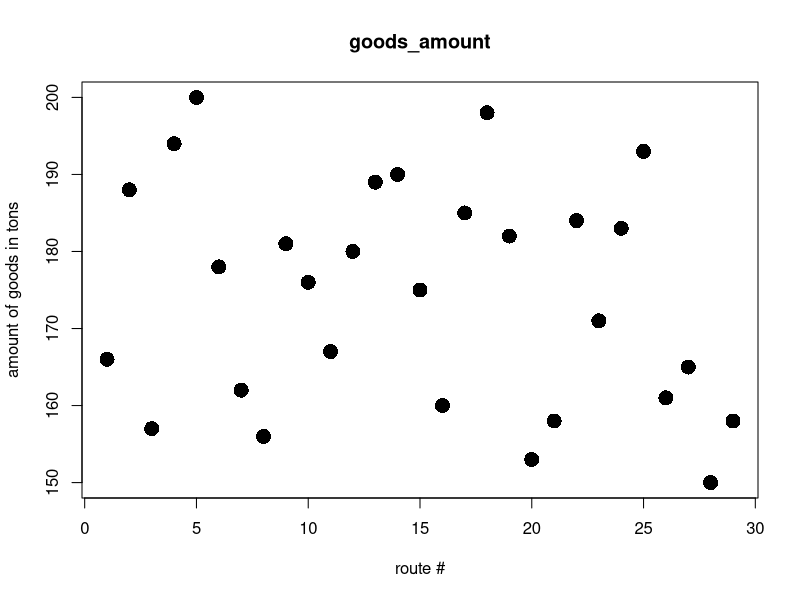
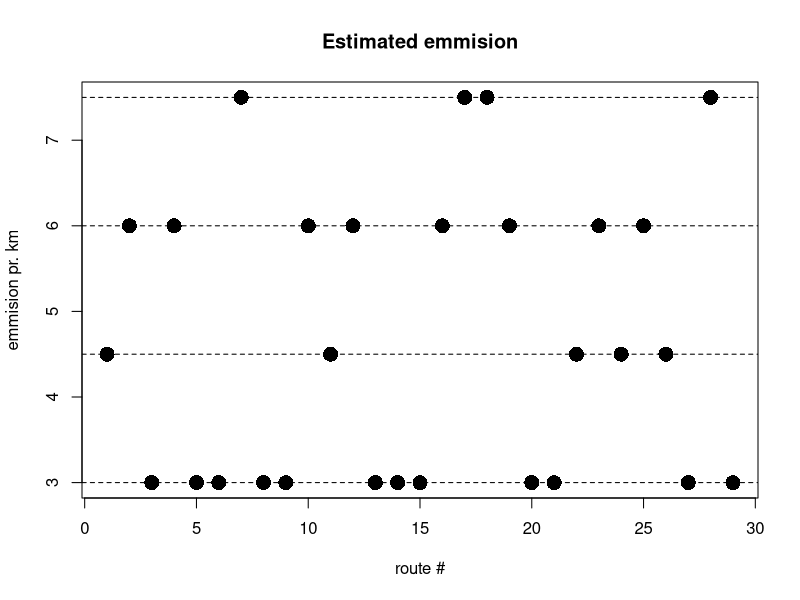
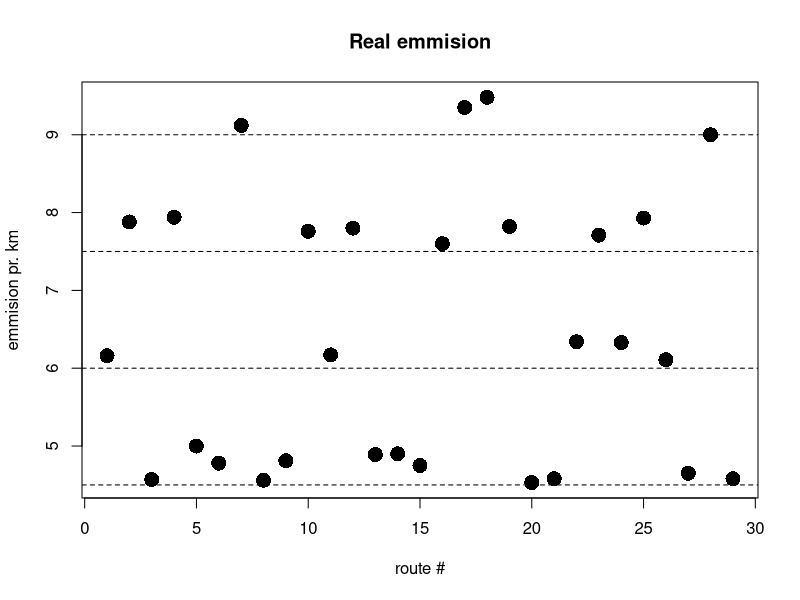

Write R code to recreate these figures, in order.
#Create data frame
setwd("C:/C/github/code/projects/containerTransport/Rscripts")
print(getwd())
dataS <- read.csv(file = "emPredictionData.csv", header = FALSE, sep=",")
data <- head(dataS,-1)
data

df <- data.frame(
  X2 = as.numeric(c(data$V3)),
  X1 = as.numeric(c(data$V2)),
  Y = c(c(as.numeric(data$V4)) / c(as.numeric(data$V5)))
)

#fit multiple linear regression model
model <- lm(Y ~ X2 / X1, data = df)
summary(model)

#prediction
new <- data.frame(X1 = 164, X2 = 3)
prePerKM <- predict(model, newdata = new)
prePerKM *  6582

##### -- Plots -- ######
#goods amount X1
plot(df$X1, xlab = "route #", ylab = "amount of goods in tons", main = "goods_amount",
     pch = 16, cex = 2)

#estimated emmision X2
plot(df$X2, xlab = "route #", ylab = "emmision pr. km", main = "Estimated emmision",
     pch = 16, cex = 2)
abline(h = c(3, 4.5, 6, 7.5 , 9), lty = 2)

#real emmsion Y
plot(df$Y, xlab = "route #", ylab = "emmision pr. km", main = "Real emmision",
     pch = 16, cex = 2)
abline(h = c(3, 4.5, 6, 7.5 , 9), lty = 2)



